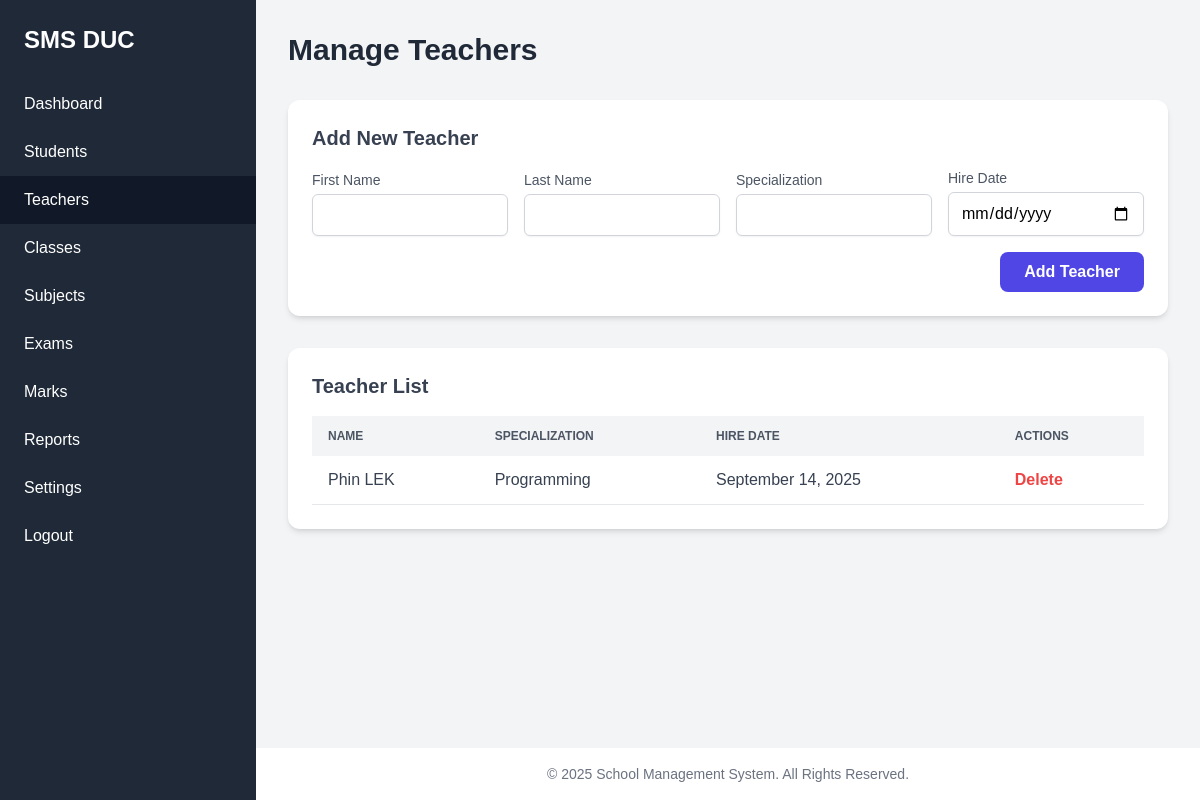
Page /pages/teachers.php (signed in) on the committed database.
### tables this page shows
CREATE TABLE `teachers` (
  `id` int(11) NOT NULL,
  `first_name` varchar(50) NOT NULL,
  `last_name` varchar(50) NOT NULL,
  `subject_specialization` varchar(100) DEFAULT NULL,
  `hire_date` date DEFAULT NULL,
  `created_at` timestamp NOT NULL DEFAULT current_timestamp()
);

### pages/teachers.php (the view, shortened to what this page needs)
<?php
require_once '../config/db.php';
$teachers = $pdo->query('SELECT * FROM teachers ORDER BY last_name, first_name')->fetchAll();
require_once '../includes/header.php';
?>
<div class="space-y-8">
    <h1 class="text-3xl font-bold text-gray-800">Manage Teachers</h1>
    <div class="bg-white p-6 rounded-xl shadow-md">
        <h2 class="text-xl font-semibold text-gray-700 mb-4">Add New Teacher</h2>
        <form action="teachers.php" method="POST" class="grid grid-cols-1 md:grid-cols-4 gap-4 items-end">
            <div>
                <label for="first_name" class="block text-sm font-medium text-gray-600">First Name</label>
                <input type="text" name="first_name" required class="mt-1 block w-full px-3 py-2 border border-gray-300 rounded-md shadow-sm focus:outline-none focus:ring-indigo-500 focus:border-indigo-500">
            </div>
            <div>
                <label for="last_name" class="block text-sm font-medium text-gray-600">Last Name</label>
                <input type="text" name="last_name" required class="mt-1 block w-full px-3 py-2 border border-gray-300 rounded-md shadow-sm focus:outline-none focus:ring-indigo-500 focus:border-indigo-500">
            </div>
            <div>
                <label for="specialization" class="block text-sm font-medium text-gray-600">Specialization</label>
                <input type="text" name="specialization" class="mt-1 block w-full px-3 py-2 border border-gray-300 rounded-md shadow-sm focus:outline-none focus:ring-indigo-500 focus:border-indigo-500">
            </div>
             <div>
                <label for="hire_date" class="block text-sm font-medium text-gray-600">Hire Date</label>
                <input type="date" name="hire_date" required class="mt-1 block w-full px-3 py-2 border border-gray-300 rounded-md shadow-sm focus:outline-none focus:ring-indigo-500 focus:border-indigo-500">
            </div>
            <div class="md:col-span-4 flex justify-end">
                <button type="submit" name="add_teacher" class="bg-indigo-600 hover:bg-indigo-700 text-white font-bold py-2 px-6 rounded-lg transition duration-200">Add Teacher</button>
            </div>
        </form>
    </div>
    <div class="bg-white p-6 rounded-xl shadow-md">
        <h2 class="text-xl font-semibold text-gray-700 mb-4">Teacher List</h2>
        <div class="overflow-x-auto">
            <table class="min-w-full bg-white">
                <thead class="bg-gray-100">
                    <tr>
                        <th class="py-3 px-4 text-left text-xs font-semibold text-gray-600 uppercase">Name</th>
                        <th class="py-3 px-4 text-left text-xs font-semibold text-gray-600 uppercase">Specialization</th>
                        <th class="py-3 px-4 text-left text-xs font-semibold text-gray-600 uppercase">Hire Date</th>
                        <th class="py-3 px-4 text-left text-xs font-semibold text-gray-600 uppercase">Actions</th>
                    </tr>
                </thead>
                <tbody class="text-gray-700">
                    <?php if (empty($teachers)): ?>
                        <tr><td colspan="4" class="py-4 px-4 text-center">No teachers found. Use the form above to add one.</td></tr>
                    <?php else: ?>
                        <?php foreach ($teachers as $teacher): ?>
                            <tr class="border-b border-gray-200 hover:bg-gray-50">
                                <td class="py-3 px-4"><?php echo htmlspecialchars($teacher['first_name'] . ' ' . $teacher['last_name']); ?></td>
                                <td class="py-3 px-4"><?php echo htmlspecialchars($teacher['subject_specialization']); ?></td>
                                <td class="py-3 px-4"><?php echo date('F j, Y', strtotime($teacher['hire_date'])); ?></td>
                                <td class="py-3 px-4">
                                    <form action="teachers.php" method="POST" onsubmit="return confirm('Are you sure you want to delete this teacher? This action cannot be undone.');">
                                        <button type="submit" name="delete_teacher" class="text-red-500 hover:text-red-700 font-semibold">Delete</button>
                                    </form>
                                </td>
                            </tr>
                        <?php endforeach; ?>
                    <?php endif; ?>
                </tbody>
            </table>
        </div>
    </div>
</div>
<?php require_once '../includes/footer.php'; ?>

### assets/css/style.css (style rules this page uses)
body { font-family: 'Poppins', sans-serif; background-color: #f0f2f5; }

### rows in the picture
teachers: first_name+last_name "Phin LEK", subject_specialization "Programming", hire_date "September 14, 2025"
